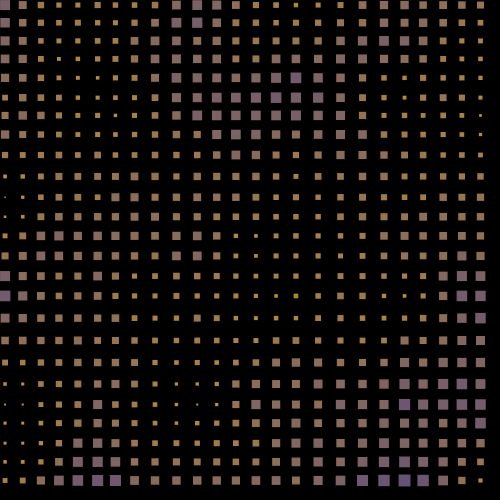
Frame 1 (no input)
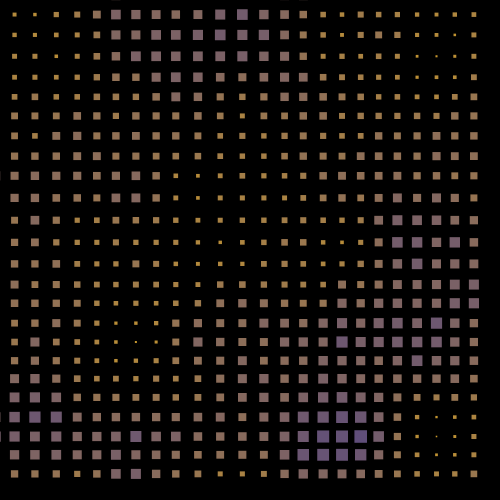
Frame 60 (no input)
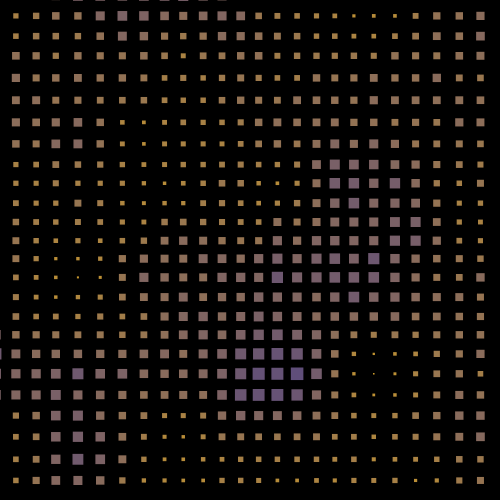
Frame 120 (the mouse pressed at the canvas centre since frame 60)

The p5.js sketch that drew these frames (run headless with seeded random() and noise() and a simulated clock; from frame 60 on, the mouse is pressed at the canvas centre):

// p5.js sketch
// ── sketch.js
let spacing = 20;
let cellSize = 15;
let offset = 15;

function setup() {
  createCanvas(500, 500);
  rectMode(CENTER);
  noStroke();
}

function draw() {
  background(0);

  let from = color(218, 165, 32);  // goldenrod
  let to = color(72, 61, 139);     // dark slate blue

  for (let x = 0; x < width; x += spacing) {
    for (let y = 0; y < height; y += spacing) {
      let offsetX = map(noise(x / 200 + frameCount / 100), 0, 1, -offset, offset);
      let offsetY = map(noise(y / 200 + frameCount / 100), 0, 1, -offset, offset);
      let dotScale = noise(x / 100 + frameCount / 100, y / 100 + frameCount / 100);

      let interp = map(dotScale, 0, 1, 0, 1);
      fill(lerpColor(from, to, interp));

      rect(x + offsetX, y + offsetY, cellSize * dotScale, cellSize * dotScale);
    }
  }
}
